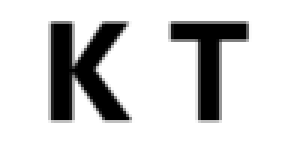
#> input picture lab1/inicjaly.bmp, 100 x 50 px, found by its file name (shown 3 times larger)
$ python zad1.py
#> lines starting #> are read from the running program, lines starting #| are printed output that depends on the picture; after the words box and inside, x2 and y2 are one past the last pixel; in counts of white or black regions, pixels touching at a corner belong together
from PIL import Image
import numpy as np

# 1. Funkcja rysująca pionowe pasy
def rysuj_pasy_pionowe(w, h, grub):
#> called with w = 300, h = 200, grub = 15
    obraz = np.ones((h, w), dtype=np.uint8)  # Tworzenie białego obrazu
    for j in range(0, w, 2 * grub):
        obraz[:, j:j+grub] = 0  # Rysowanie czarnych pionowych pasów
    return Image.fromarray(obraz.astype(bool))

# 2. Funkcja wstawiająca obraz w inny obraz w zadanych współrzędnych
def wstaw_obraz_w_obraz(obraz_bazowy, obraz_wstawiany, m, n):
    # Konwersja obrazów do tablic numpy
    tab_bazowy = np.asarray(obraz_bazowy).copy()
    tab_wstawiany = np.asarray(obraz_wstawiany)

    # Wymiary obrazów
    h_bazowy, w_bazowy = tab_bazowy.shape
    h_wstawiany, w_wstawiany = tab_wstawiany.shape

    # Wstawianie obrazu
    for i in range(h_wstawiany):
        for j in range(w_wstawiany):
            if m + i < h_bazowy and n + j < w_bazowy:
                tab_bazowy[m + i, n + j] = tab_wstawiany[i, j]

    # Zwracanie zmodyfikowanego obrazu
    return Image.fromarray(tab_bazowy)

# 3. Tworzenie obrazu bazowego
obraz_bazowy = rysuj_pasy_pionowe(300, 200, 15)
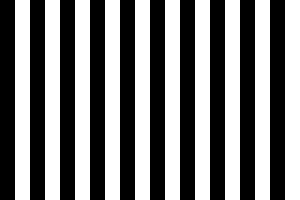
#> obraz_bazowy: PIL image 300x200 1; 50% white; 10 white regions, largest, box (x1, y1, x2, y2) and area: (15, 0, 30, 200) 3000, (45, 0, 60, 200) 3000, (75, 0, 90, 200) 3000

# 4. Wczytanie obrazu 'inicjaly.bmp' z komputera
inicjaly_image = Image.open('inicjaly.bmp')  # Wczytaj obraz z pliku na swoim komputerze
#> inicjaly_image is the input picture: PIL image 100x50 RGB; min 0, max 255, mean 210.8

# 5. Wstawienie obrazu w dwóch różnych miejscach, tworząc dwa różne obrazy

# Pierwszy obraz: wstawienie przy m=250, n=100
obraz1 = wstaw_obraz_w_obraz(obraz_bazowy, inicjaly_image, 150, 100)
#> (the run stopped early here; a loop or call above may not have finished)
